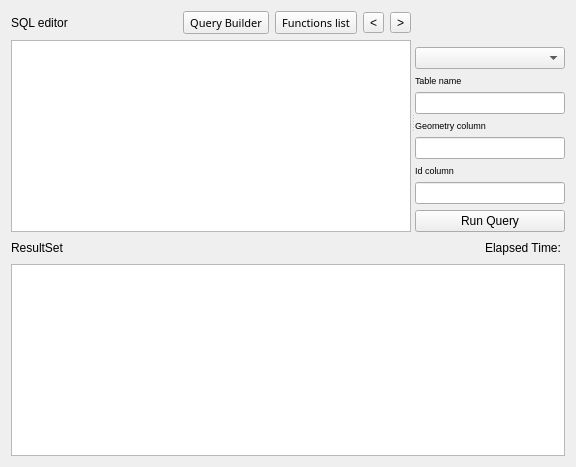
      <widget class="QWidget" name="tab">
       <attribute name="title">
        <string>SQL Editor</string>
       </attribute>
       <layout class="QVBoxLayout" name="verticalLayout_8">
        <item>
         <widget class="QSplitter" name="splitter_2">
          <property name="orientation">
           <enum>Qt::Horizontal</enum>
          </property>
          <widget class="QWidget" name="layoutWidget">
           <layout class="QVBoxLayout" name="verticalLayout_2">
            <item>
             <layout class="QHBoxLayout" name="horizontalLayout_4">
              <item>
               <widget class="QLabel" name="label_2">
                <property name="toolTip">
                 <string>Use CTRL+E to Trigger AutoCompletion</string>
                </property>
                <property name="text">
                 <string>SQL editor</string>
                </property>
               </widget>
              </item>
              <item>
               <widget class="QToolButton" name="toolButton">
                <property name="font">
                 <font>
                  <family>Courier 10 Pitch</family>
                  <pointsize>8</pointsize>
                 </font>
                </property>
                <property name="toolTip">
                 <string>&lt;!DOCTYPE HTML PUBLIC &quot;-//W3C//DTD HTML 4.0//EN&quot; &quot;http://www.w3.org/TR/REC-html40/strict.dtd&quot;&gt;
&lt;html&gt;&lt;head&gt;&lt;meta name=&quot;qrichtext&quot; content=&quot;1&quot; /&gt;&lt;style type=&quot;text/css&quot;&gt;
p, li { white-space: pre-wrap; }
&lt;/style&gt;&lt;/head&gt;&lt;body style=&quot; font-family:'Courier 10 Pitch'; font-size:8pt; font-weight:400; font-style:normal;&quot;&gt;
&lt;p style=&quot; margin-top:0px; margin-bottom:0px; margin-left:0px; margin-right:0px; -qt-block-indent:0; text-indent:0px;&quot;&gt;Create SQl Query easily&lt;/p&gt;&lt;/body&gt;&lt;/html&gt;</string>
                </property>
                <property name="text">
                 <string>Query Builder</string>
                </property>
               </widget>
              </item>
              <item>
               <widget class="QToolButton" name="helpsql">
                <property name="font">
                 <font>
                  <family>Courier 10 Pitch</family>
                  <pointsize>8</pointsize>
                 </font>
                </property>
                <property name="toolTip">
                 <string>&lt;!DOCTYPE HTML PUBLIC &quot;-//W3C//DTD HTML 4.0//EN&quot; &quot;http://www.w3.org/TR/REC-html40/strict.dtd&quot;&gt;
&lt;html&gt;&lt;head&gt;&lt;meta name=&quot;qrichtext&quot; content=&quot;1&quot; /&gt;&lt;style type=&quot;text/css&quot;&gt;
p, li { white-space: pre-wrap; }
&lt;/style&gt;&lt;/head&gt;&lt;body style=&quot; font-family:'Courier 10 Pitch'; font-size:8pt; font-weight:400; font-style:normal;&quot;&gt;
&lt;p style=&quot; margin-top:0px; margin-bottom:0px; margin-left:0px; margin-right:0px; -qt-block-indent:0; text-indent:0px;&quot;&gt;Show SpatiaLite Documentation (v2.4)&lt;/p&gt;&lt;/body&gt;&lt;/html&gt;</string>
                </property>
                <property name="text">
                 <string>Functions list</string>
                </property>
               </widget>
              </item>
              <item>
               <widget class="QToolButton" name="precedent">
                <property name="toolTip">
                 <string>Previous query</string>
                </property>
                <property name="text">
                 <string>&lt;</string>
                </property>
               </widget>
              </item>
              <item>
               <widget class="QToolButton" name="suivant">
                <property name="toolTip">
                 <string>Next query</string>
                </property>
                <property name="text">
                 <string>&gt;</string>
                </property>
               </widget>
              </item>
             </layout>
            </item>
            <item>
             <widget class="QTextEdit" name="SQLeditor">
              <property name="minimumSize">
               <size>
                <width>400</width>
                <height>0</height>
               </size>
              </property>
              <property name="font">
               <font>
                <family>Courier 10 Pitch</family>
               </font>
              </property>
              <property name="html">
               <string>&lt;!DOCTYPE HTML PUBLIC &quot;-//W3C//DTD HTML 4.0//EN&quot; &quot;http://www.w3.org/TR/REC-html40/strict.dtd&quot;&gt;
&lt;html&gt;&lt;head&gt;&lt;meta name=&quot;qrichtext&quot; content=&quot;1&quot; /&gt;&lt;style type=&quot;text/css&quot;&gt;
p, li { white-space: pre-wrap; }
&lt;/style&gt;&lt;/head&gt;&lt;body style=&quot; font-family:'Courier 10 Pitch'; font-size:8.25pt; font-weight:400; font-style:normal;&quot;&gt;
&lt;p style=&quot;-qt-paragraph-type:empty; margin-top:0px; margin-bottom:0px; margin-left:0px; margin-right:0px; -qt-block-indent:0; text-indent:0px; font-family:'Comic Sans MS'; font-size:10pt;&quot;&gt;&lt;/p&gt;&lt;/body&gt;&lt;/html&gt;</string>
              </property>
             </widget>
            </item>
           </layout>
          </widget>
          <widget class="QWidget" name="layoutWidget">
           <layout class="QVBoxLayout" name="verticalLayout_3">
            <item>
             <spacer name="verticalSpacer_7">
              <property name="orientation">
               <enum>Qt::Vertical</enum>
              </property>
              <property name="sizeHint" stdset="0">
               <size>
                <width>147</width>
                <height>13</height>
               </size>
              </property>
             </spacer>
            </item>
            <item>
             <widget class="QComboBox" name="Command">
              <property name="minimumSize">
               <size>
                <width>150</width>
                <height>0</height>
               </size>
              </property>
             </widget>
            </item>
            <item>
             <widget class="QLabel" name="label_6">
              <property name="minimumSize">
               <size>
                <width>0</width>
                <height>10</height>
               </size>
              </property>
              <property name="font">
               <font>
                <pointsize>7</pointsize>
               </font>
              </property>
              <property name="text">
               <string>Table name</string>
              </property>
             </widget>
            </item>
            <item>
             <widget class="QLineEdit" name="tablename">
              <property name="font">
               <font>
                <pointsize>8</pointsize>
               </font>
              </property>
              <property name="toolTip">
               <string>&lt;!DOCTYPE HTML PUBLIC &quot;-//W3C//DTD HTML 4.0//EN&quot; &quot;http://www.w3.org/TR/REC-html40/strict.dtd&quot;&gt;
&lt;html&gt;&lt;head&gt;&lt;meta name=&quot;qrichtext&quot; content=&quot;1&quot; /&gt;&lt;style type=&quot;text/css&quot;&gt;
p, li { white-space: pre-wrap; }
&lt;/style&gt;&lt;/head&gt;&lt;body style=&quot; font-family:'Sans'; font-size:8pt; font-weight:400; font-style:normal;&quot;&gt;
&lt;p style=&quot; margin-top:0px; margin-bottom:0px; margin-left:0px; margin-right:0px; -qt-block-indent:0; text-indent:0px;&quot;&gt;Enter desired New Table/View/Layer Name&lt;/p&gt;&lt;/body&gt;&lt;/html&gt;</string>
              </property>
             </widget>
            </item>
            <item>
             <widget class="QLabel" name="label_4">
              <property name="minimumSize">
               <size>
                <width>0</width>
                <height>10</height>
               </size>
              </property>
              <property name="font">
               <font>
                <pointsize>7</pointsize>
               </font>
              </property>
              <property name="text">
               <string>Geometry column</string>
              </property>
             </widget>
            </item>
            <item>
             <widget class="QLineEdit" name="geometry">
              <property name="font">
               <font>
                <pointsize>8</pointsize>
               </font>
              </property>
              <property name="toolTip">
               <string>&lt;!DOCTYPE HTML PUBLIC &quot;-//W3C//DTD HTML 4.0//EN&quot; &quot;http://www.w3.org/TR/REC-html40/strict.dtd&quot;&gt;
&lt;html&gt;&lt;head&gt;&lt;meta name=&quot;qrichtext&quot; content=&quot;1&quot; /&gt;&lt;style type=&quot;text/css&quot;&gt;
p, li { white-space: pre-wrap; }
&lt;/style&gt;&lt;/head&gt;&lt;body style=&quot; font-family:'Sans'; font-size:8pt; font-weight:400; font-style:normal;&quot;&gt;
&lt;p style=&quot; margin-top:0px; margin-bottom:0px; margin-left:0px; margin-right:0px; -qt-block-indent:0; text-indent:0px;&quot;&gt;Enter corresponding geometry column name&lt;/p&gt;&lt;/body&gt;&lt;/html&gt;</string>
              </property>
             </widget>
            </item>
            <item>
             <widget class="QLabel" name="label_5">
              <property name="minimumSize">
               <size>
                <width>0</width>
                <height>10</height>
               </size>
              </property>
              <property name="font">
               <font>
                <pointsize>7</pointsize>
               </font>
              </property>
              <property name="text">
               <string>Id column</string>
              </property>
             </widget>
            </item>
            <item>
             <widget class="QLineEdit" name="id">
              <property name="font">
               <font>
                <pointsize>8</pointsize>
               </font>
              </property>
              <property name="toolTip">
               <string>&lt;!DOCTYPE HTML PUBLIC &quot;-//W3C//DTD HTML 4.0//EN&quot; &quot;http://www.w3.org/TR/REC-html40/strict.dtd&quot;&gt;
&lt;html&gt;&lt;head&gt;&lt;meta name=&quot;qrichtext&quot; content=&quot;1&quot; /&gt;&lt;style type=&quot;text/css&quot;&gt;
p, li { white-space: pre-wrap; }
&lt;/style&gt;&lt;/head&gt;&lt;body style=&quot; font-family:'Sans'; font-size:8pt; font-weight:400; font-style:normal;&quot;&gt;
&lt;p style=&quot; margin-top:0px; margin-bottom:0px; margin-left:0px; margin-right:0px; -qt-block-indent:0; text-indent:0px;&quot;&gt;Primary keys, or ROWID in other cases&lt;/p&gt;&lt;/body&gt;&lt;/html&gt;</string>
              </property>
             </widget>
            </item>
            <item>
             <layout class="QHBoxLayout" name="horizontalLayout_2">
              <item>
               <widget class="QPushButton" name="pushButton">
                <property name="minimumSize">
                 <size>
                  <width>0</width>
                  <height>0</height>
                 </size>
                </property>
                <property name="toolTip">
                 <string>Run SQL Query</string>
                </property>
                <property name="text">
                 <string>Run Query</string>
                </property>
               </widget>
              </item>
             </layout>
            </item>
           </layout>
          </widget>
         </widget>
        </item>
        <item>
         <layout class="QVBoxLayout" name="verticalLayout_5">
          <item>
           <layout class="QHBoxLayout" name="horizontalLayout_9">
            <item>
             <widget class="QLabel" name="Result">
              <property name="text">
               <string>ResultSet</string>
              </property>
             </widget>
            </item>
            <item>
             <spacer name="horizontalSpacer">
              <property name="orientation">
               <enum>Qt::Horizontal</enum>
              </property>
              <property name="sizeHint" stdset="0">
               <size>
                <width>268</width>
                <height>20</height>
               </size>
              </property>
             </spacer>
            </item>
            <item>
             <widget class="QLabel" name="time">
              <property name="text">
               <string>Elapsed Time: </string>
              </property>
             </widget>
            </item>
           </layout>
          </item>
          <item>
           <widget class="QTableView" name="result">
            <property name="minimumSize">
             <size>
              <width>0</width>
              <height>0</height>
             </size>
            </property>
            <property name="maximumSize">
             <size>
              <width>16777215</width>
              <height>16777215</height>
             </size>
            </property>
            <property name="editTriggers">
             <set>QAbstractItemView::NoEditTriggers</set>
            </property>
            <property name="selectionBehavior">
             <enum>QAbstractItemView::SelectRows</enum>
            </property>
           </widget>
          </item>
         </layout>
        </item>
       </layout>
      </widget>
